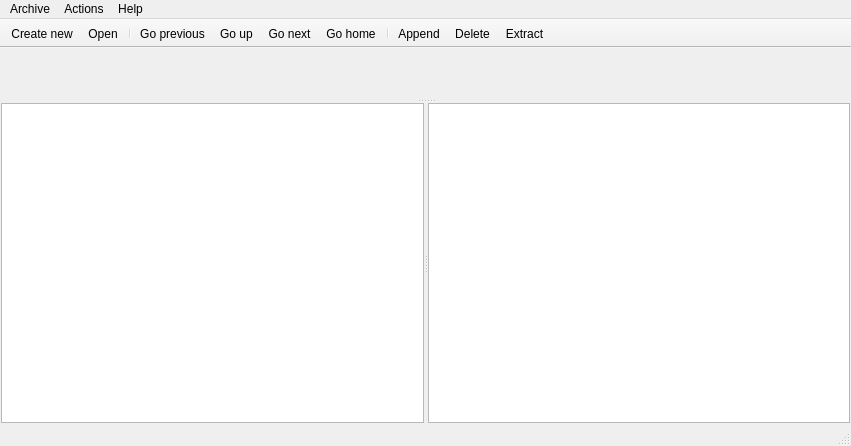
<?xml version="1.0" encoding="UTF-8"?>
<ui version="4.0">
 <class>MainWindow</class>
 <widget class="QMainWindow" name="MainWindow">
  <property name="geometry">
   <rect>
    <x>0</x>
    <y>0</y>
    <width>851</width>
    <height>446</height>
   </rect>
  </property>
  <property name="windowTitle">
   <string>MainWindow</string>
  </property>
  <property name="windowIcon">
   <iconset resource="main.qrc">
    <normaloff>:/pics/utilities-file-archiver.png</normaloff>:/pics/utilities-file-archiver.png</iconset>
  </property>
  <widget class="QWidget" name="centralwidget">
   <layout class="QHBoxLayout" name="horizontalLayout">
    <property name="spacing">
     <number>1</number>
    </property>
    <property name="leftMargin">
     <number>1</number>
    </property>
    <property name="topMargin">
     <number>1</number>
    </property>
    <property name="rightMargin">
     <number>1</number>
    </property>
    <property name="bottomMargin">
     <number>1</number>
    </property>
    <item>
     <widget class="QSplitter" name="mainSplitter">
      <property name="orientation">
       <enum>Qt::Vertical</enum>
      </property>
      <widget class="WaitView" name="progressWidget" native="true"/>
      <widget class="QSplitter" name="splitter">
       <property name="orientation">
        <enum>Qt::Horizontal</enum>
       </property>
       <widget class="DirTreeView" name="dirView">
        <property name="dragEnabled">
         <bool>false</bool>
        </property>
        <property name="dragDropMode">
         <enum>QAbstractItemView::DragDrop</enum>
        </property>
        <property name="defaultDropAction">
         <enum>Qt::CopyAction</enum>
        </property>
       </widget>
       <widget class="DirContentsTreeView" name="filesView">
        <property name="dragEnabled">
         <bool>true</bool>
        </property>
        <property name="dragDropMode">
         <enum>QAbstractItemView::DragDrop</enum>
        </property>
        <property name="defaultDropAction">
         <enum>Qt::CopyAction</enum>
        </property>
       </widget>
      </widget>
     </widget>
    </item>
   </layout>
  </widget>
  <widget class="QMenuBar" name="menuBar">
   <property name="geometry">
    <rect>
     <x>0</x>
     <y>0</y>
     <width>851</width>
     <height>21</height>
    </rect>
   </property>
   <widget class="QMenu" name="menuAcrchive">
    <property name="title">
     <string>Archive</string>
    </property>
    <addaction name="actionCreateNewArchive"/>
    <addaction name="actionOpenArchive"/>
    <addaction name="actionSave_as"/>
    <addaction name="separator"/>
    <addaction name="actionCheck_integrity"/>
    <addaction name="actionProperties"/>
    <addaction name="separator"/>
    <addaction name="actionExit"/>
   </widget>
   <widget class="QMenu" name="menuActions">
    <property name="title">
     <string>Actions</string>
    </property>
    <addaction name="actionAppendFiles"/>
    <addaction name="actionExtractFiles"/>
    <addaction name="actionDelete_files"/>
    <addaction name="separator"/>
    <addaction name="actionSelect_all"/>
    <addaction name="actionSelect_by_template"/>
    <addaction name="separator"/>
    <addaction name="actionSettings"/>
   </widget>
   <widget class="QMenu" name="menuHelp">
    <property name="title">
     <string>Help</string>
    </property>
    <addaction name="actionAbout"/>
   </widget>
   <addaction name="menuAcrchive"/>
   <addaction name="menuActions"/>
   <addaction name="menuHelp"/>
  </widget>
  <widget class="StatusBar" name="statusBar"/>
  <widget class="QToolBar" name="toolBar">
   <property name="windowTitle">
    <string>toolBar</string>
   </property>
   <property name="movable">
    <bool>false</bool>
   </property>
   <attribute name="toolBarArea">
    <enum>TopToolBarArea</enum>
   </attribute>
   <attribute name="toolBarBreak">
    <bool>false</bool>
   </attribute>
   <addaction name="actionCreateNewArchive"/>
   <addaction name="actionOpenArchive"/>
   <addaction name="separator"/>
   <addaction name="actionGo_previous"/>
   <addaction name="actionGo_up"/>
   <addaction name="actionGo_next"/>
   <addaction name="actionGo_home"/>
   <addaction name="separator"/>
   <addaction name="actionAppendFiles"/>
   <addaction name="actionDelete_files"/>
   <addaction name="actionExtractFiles"/>
  </widget>
  <action name="actionDelete_files">
   <property name="icon">
    <iconset resource="main.qrc">
     <normaloff>:/pics/archive-remove.png</normaloff>:/pics/archive-remove.png</iconset>
   </property>
   <property name="text">
    <string>Delete</string>
   </property>
   <property name="toolTip">
    <string>Deletes the selected files</string>
   </property>
   <property name="statusTip">
    <string>Deletes the selected files</string>
   </property>
   <property name="shortcut">
    <string>Del</string>
   </property>
  </action>
  <action name="actionAppendFiles">
   <property name="icon">
    <iconset resource="main.qrc">
     <normaloff>:/pics/archive-insert.png</normaloff>:/pics/archive-insert.png</iconset>
   </property>
   <property name="text">
    <string>Append...</string>
   </property>
   <property name="toolTip">
    <string>Appends the local files or directories</string>
   </property>
   <property name="statusTip">
    <string>Appends the local files or directories</string>
   </property>
   <property name="shortcut">
    <string>Ctrl+D</string>
   </property>
  </action>
  <action name="actionExtractFiles">
   <property name="icon">
    <iconset resource="main.qrc">
     <normaloff>:/pics/archive-extract.png</normaloff>:/pics/archive-extract.png</iconset>
   </property>
   <property name="text">
    <string>Extract...</string>
   </property>
   <property name="toolTip">
    <string>Extracts the selected files or directories to the defined location</string>
   </property>
   <property name="statusTip">
    <string>Extracts the selected files or directories to the defined location</string>
   </property>
   <property name="shortcut">
    <string>Ctrl+E</string>
   </property>
  </action>
  <action name="actionCreateNewArchive">
   <property name="icon">
    <iconset resource="main.qrc">
     <normaloff>:/pics/document-new.png</normaloff>:/pics/document-new.png</iconset>
   </property>
   <property name="text">
    <string>Create new...</string>
   </property>
   <property name="toolTip">
    <string>Creates the new archive on the storage</string>
   </property>
   <property name="statusTip">
    <string>Creates the new archive on the storage</string>
   </property>
   <property name="shortcut">
    <string>Ctrl+N</string>
   </property>
  </action>
  <action name="actionOpenArchive">
   <property name="icon">
    <iconset resource="main.qrc">
     <normaloff>:/pics/document-open.png</normaloff>:/pics/document-open.png</iconset>
   </property>
   <property name="text">
    <string>Open...</string>
   </property>
   <property name="toolTip">
    <string>Opens the archive from the storage</string>
   </property>
   <property name="statusTip">
    <string>Opens the archive from the storage</string>
   </property>
   <property name="shortcut">
    <string>Ctrl+O</string>
   </property>
  </action>
  <action name="actionSave_as">
   <property name="icon">
    <iconset resource="main.qrc">
     <normaloff>:/pics/document-save-as.png</normaloff>:/pics/document-save-as.png</iconset>
   </property>
   <property name="text">
    <string>Save as...</string>
   </property>
   <property name="toolTip">
    <string>Saves archive as any supported format</string>
   </property>
   <property name="statusTip">
    <string>Saves archive as any supported format</string>
   </property>
  </action>
  <action name="actionCheck_integrity">
   <property name="icon">
    <iconset resource="main.qrc">
     <normaloff>:/pics/document-preview-archive.png</normaloff>:/pics/document-preview-archive.png</iconset>
   </property>
   <property name="text">
    <string>Check integrity</string>
   </property>
   <property name="toolTip">
    <string>Check integrity of opened archive</string>
   </property>
   <property name="statusTip">
    <string>Check integrity of opened archive</string>
   </property>
   <property name="shortcut">
    <string>Ctrl+T</string>
   </property>
  </action>
  <action name="actionProperties">
   <property name="icon">
    <iconset resource="main.qrc">
     <normaloff>:/pics/document-properties.png</normaloff>:/pics/document-properties.png</iconset>
   </property>
   <property name="text">
    <string>Properties...</string>
   </property>
   <property name="toolTip">
    <string>Shows properties of opened archive</string>
   </property>
   <property name="statusTip">
    <string>Shows properties of opened archive</string>
   </property>
   <property name="shortcut">
    <string>Ctrl+P</string>
   </property>
  </action>
  <action name="actionExit">
   <property name="icon">
    <iconset resource="main.qrc">
     <normaloff>:/pics/application-exit.png</normaloff>:/pics/application-exit.png</iconset>
   </property>
   <property name="text">
    <string>Exit</string>
   </property>
   <property name="toolTip">
    <string>Quit from the application</string>
   </property>
   <property name="statusTip">
    <string>Quit from the application</string>
   </property>
   <property name="shortcut">
    <string>Ctrl+Q</string>
   </property>
  </action>
  <action name="actionSelect_all">
   <property name="icon">
    <iconset resource="main.qrc">
     <normaloff>:/pics/edit-select-all.png</normaloff>:/pics/edit-select-all.png</iconset>
   </property>
   <property name="text">
    <string>Select all</string>
   </property>
   <property name="toolTip">
    <string>Select all items of archive</string>
   </property>
   <property name="statusTip">
    <string>Select all items of archive</string>
   </property>
   <property name="shortcut">
    <string>Ctrl+A</string>
   </property>
  </action>
  <action name="actionSelect_by_template">
   <property name="text">
    <string>Select by template...</string>
   </property>
   <property name="toolTip">
    <string>Select the items by template</string>
   </property>
   <property name="statusTip">
    <string>Select the items by template</string>
   </property>
   <property name="shortcut">
    <string>Ctrl+B</string>
   </property>
  </action>
  <action name="actionSettings">
   <property name="icon">
    <iconset resource="main.qrc">
     <normaloff>:/pics/configure.png</normaloff>:/pics/configure.png</iconset>
   </property>
   <property name="text">
    <string>Settings...</string>
   </property>
   <property name="toolTip">
    <string>Show a window with program's settings</string>
   </property>
   <property name="statusTip">
    <string>Show a window with program's settings</string>
   </property>
   <property name="shortcut">
    <string>Ctrl+F</string>
   </property>
  </action>
  <action name="actionAbout">
   <property name="text">
    <string>About...</string>
   </property>
   <property name="toolTip">
    <string>Shows informtion about program</string>
   </property>
   <property name="statusTip">
    <string>Shows informtion about program</string>
   </property>
  </action>
  <action name="actionGo_previous">
   <property name="icon">
    <iconset resource="main.qrc">
     <normaloff>:/pics/go-previous.png</normaloff>:/pics/go-previous.png</iconset>
   </property>
   <property name="text">
    <string>Go previous</string>
   </property>
   <property name="toolTip">
    <string>Shows previous directory contents</string>
   </property>
   <property name="statusTip">
    <string>Shows previous directory contents</string>
   </property>
   <property name="shortcut">
    <string>Left</string>
   </property>
  </action>
  <action name="actionGo_next">
   <property name="icon">
    <iconset resource="main.qrc">
     <normaloff>:/pics/go-next.png</normaloff>:/pics/go-next.png</iconset>
   </property>
   <property name="text">
    <string>Go next</string>
   </property>
   <property name="toolTip">
    <string>Shows next directory contents</string>
   </property>
   <property name="statusTip">
    <string>Shows next directory contents</string>
   </property>
   <property name="shortcut">
    <string>Right</string>
   </property>
  </action>
  <action name="actionGo_up">
   <property name="icon">
    <iconset resource="main.qrc">
     <normaloff>:/pics/go-up.png</normaloff>:/pics/go-up.png</iconset>
   </property>
   <property name="text">
    <string>Go up</string>
   </property>
   <property name="toolTip">
    <string>Shows UP directory contents</string>
   </property>
   <property name="statusTip">
    <string>Shows UP directory contents</string>
   </property>
   <property name="shortcut">
    <string>Up</string>
   </property>
  </action>
  <action name="actionGo_home">
   <property name="icon">
    <iconset resource="main.qrc">
     <normaloff>:/pics/go-home.png</normaloff>:/pics/go-home.png</iconset>
   </property>
   <property name="text">
    <string>Go home</string>
   </property>
   <property name="toolTip">
    <string>Shows root directory contents</string>
   </property>
   <property name="statusTip">
    <string>Shows root directory contents</string>
   </property>
   <property name="shortcut">
    <string>Home</string>
   </property>
  </action>
  <action name="actionOpenFile">
   <property name="icon">
    <iconset resource="main.qrc">
     <normaloff>:/pics/document-open.png</normaloff>:/pics/document-open.png</iconset>
   </property>
   <property name="text">
    <string>Open with external editor</string>
   </property>
   <property name="toolTip">
    <string>Opens the file using external editor</string>
   </property>
   <property name="statusTip">
    <string>Opens the file usinf external editor</string>
   </property>
  </action>
 </widget>
 <customwidgets>
  <customwidget>
   <class>DirTreeView</class>
   <extends>QTreeView</extends>
   <header>dirtreeview.h</header>
  </customwidget>
  <customwidget>
   <class>DirContentsTreeView</class>
   <extends>QTreeView</extends>
   <header>dircontentstreeview.h</header>
  </customwidget>
  <customwidget>
   <class>WaitView</class>
   <extends>QWidget</extends>
   <header>waitview.h</header>
   <container>1</container>
  </customwidget>
  <customwidget>
   <class>StatusBar</class>
   <extends>QStatusBar</extends>
   <header>statusbar.h</header>
  </customwidget>
 </customwidgets>
 <resources>
  <include location="main.qrc"/>
 </resources>
 <connections/>
</ui>
